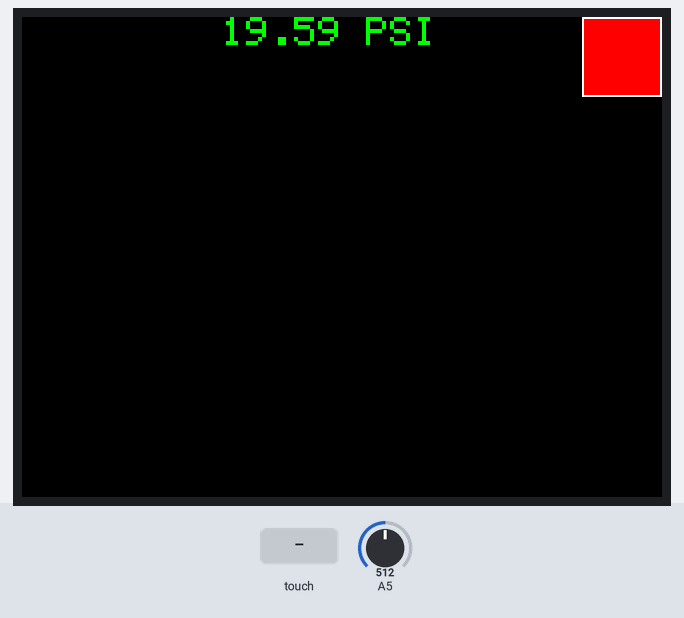
A sketch run on a simulated Arduino Uno, built with avr-gcc and run on an emulated ATmega328P. Shown: 320×240 colour display. The inputs (shaded band) are chosen by the test bench; at power-on: A5 = 512. What the sketch prints to the serial monitor is not drawn.

Above: at 1.4 s.
1.5 s: touch panel pressed at 13 % / 90 % of its raw x / y range
At 3.45 s:
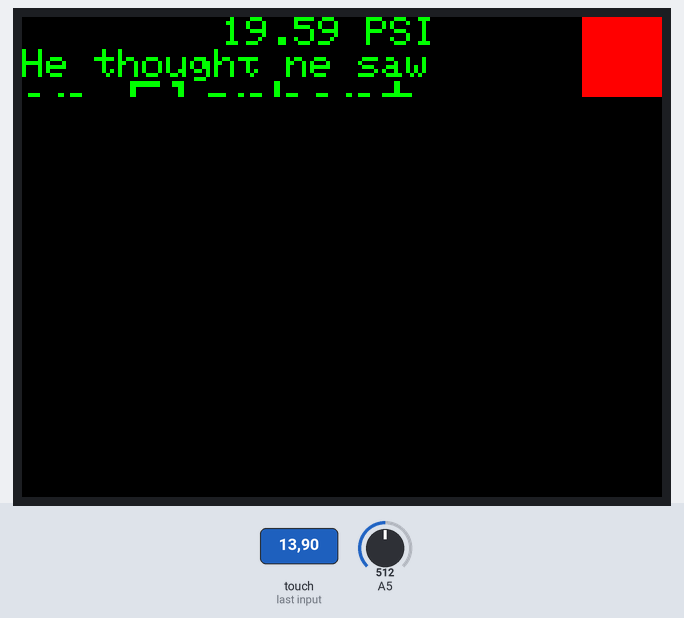
3.6 s: touch panel pressed at 38 % / 90 % of its raw x / y range
At 4.01 s:
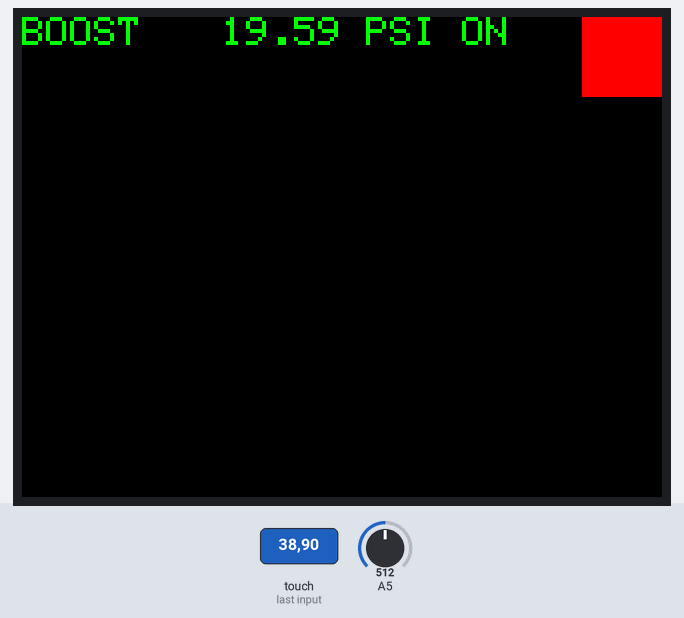
6.1 s: A5 set to 716
At 6.35 s:
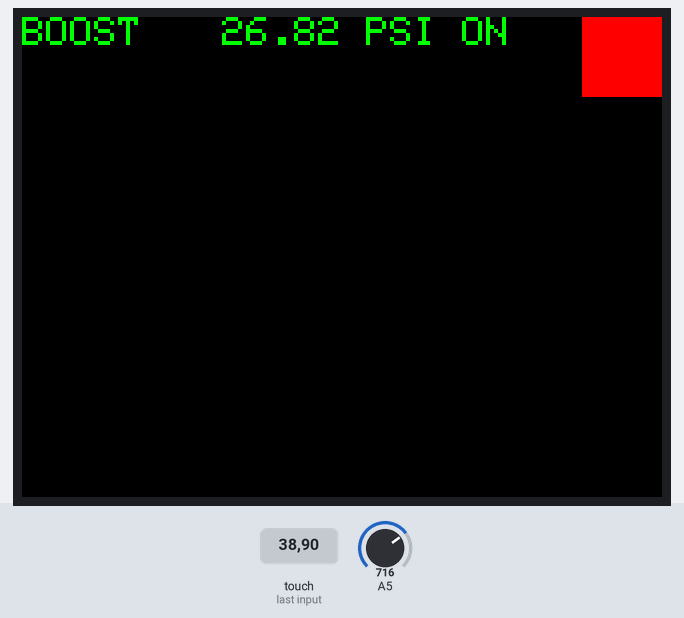
7.6 s: A5 set to 306
At 7.81 s:
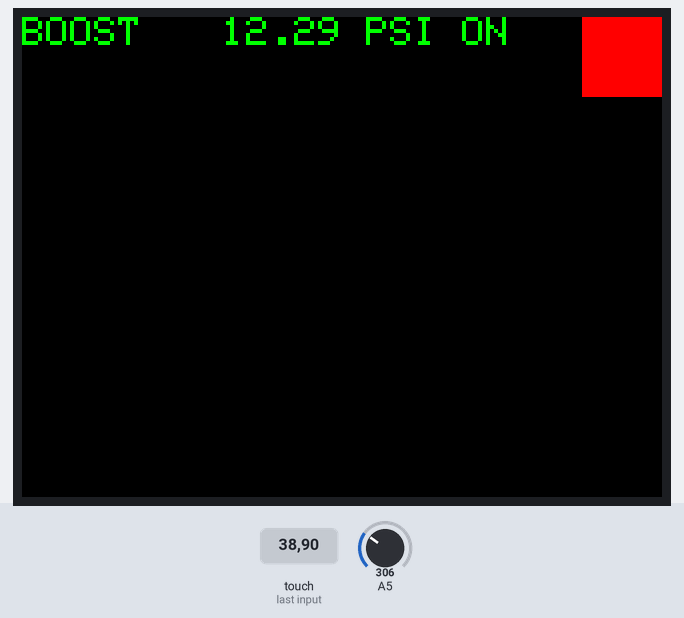
9.1 s: A5 set to 200
At 9.35 s:
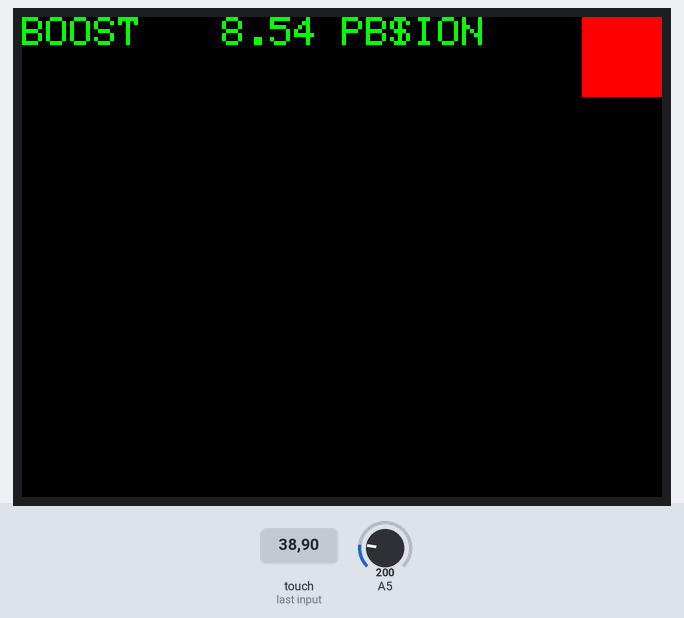
10.6 s: touch panel pressed at 13 % / 10 % of its raw x / y range
Timing chart, 0 to 13.2 s (numbered marks = the images above; inputs shaded):
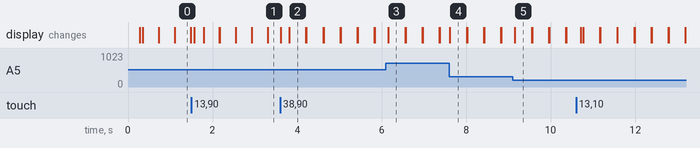

Measured:
- after the input at 1.5 s, the display: first changes after 0.07 s (image 1 shows a later state)
- after the input at 3.6 s, the display: first changes at once (image 2 shows a later state)
- after the input at 6.1 s, the display: changes after 0.06 s (image 3)
- after the input at 7.6 s, the display: changes at once (image 4)

The sketch:

DisplayString.ino
```cpp
// IMPORTANT: ELEGOO_TFTLCD LIBRARY MUST BE SPECIFICALLY
// CONFIGURED FOR EITHER THE TFT SHIELD OR THE BREAKOUT BOARD.
// SEE RELEVANT COMMENTS IN Elegoo_TFTLCD.h FOR SETUP.
//Technical support:goodtft@163.com

#include <Elegoo_GFX.h>    // Core graphics library
#include <Elegoo_TFTLCD.h> // Hardware-specific library
#include <TouchScreen.h>

#if defined(__SAM3X8E__)
#undef __FlashStringHelper::F(string_literal)
#define F(string_literal) string_literal
#endif

#define YP A3  // must be an analog pin, use "An" notation!
#define XM A2  // must be an analog pin, use "An" notation!
#define YM 9   // can be a digital pin
#define XP 8   // can be a digital pin

//Touch For New ILI9341 TP
#define TS_MINX 120
#define TS_MAXX 900

#define TS_MINY 70
#define TS_MAXY 920

// For better pressure precision, we need to know the resistance
// between X+ and X- Use any multimeter to read it
// For the one we're using, its 300 ohms across the X plate
TouchScreen ts = TouchScreen(XP, YP, XM, YM, 300);

// The control pins for the LCD can be assigned to any digital or
// analog pins...but we'll use the analog pins as this allows us to
// double up the pins with the touch screen (see the TFT paint example).
#define LCD_CS A3 // Chip Select goes to Analog 3
#define LCD_CD A2 // Command/Data goes to Analog 2
#define LCD_WR A1 // LCD Write goes to Analog 1
#define LCD_RD A0 // LCD Read goes to Analog 0
#define LCD_RESET A4 // Can alternately just connect to Arduino's reset pin

// Assign human-readable names to some common 16-bit color values:
#define	BLACK   0x0000
#define	BLUE    0x001F
#define	RED     0xF800
#define	GREEN   0x07E0
#define CYAN    0x07FF
#define MAGENTA 0xF81F
#define YELLOW  0xFFE0
#define WHITE   0xFFFF

Elegoo_TFTLCD tft(LCD_CS, LCD_CD, LCD_WR, LCD_RD, LCD_RESET);
// If using the shield, all control and data lines are fixed, and
// a simpler declaration can optionally be used:
// Elegoo_TFTLCD tft;

#define BOXSIZE 40
#define PENRDIUS 3
int oldcolor, currentcolor;
int screen = 0;
int graphcount = 0;

void setup(void) {

  Serial.begin(9600);
  Serial.println(F("TFT LCD test"));

#ifdef USE_Elegoo_SHIELD_PINOUT
  Serial.println(F("Using Elegoo 2.4\" TFT Arduino Shield Pinout"));
#else
  Serial.println(F("Using Elegoo 2.4\" TFT Breakout Board Pinout"));
#endif

  Serial.print("TFT size is "); Serial.print(tft.width()); Serial.print("x"); Serial.println(tft.height());

  tft.reset();

   uint16_t identifier = tft.readID();
   if(identifier == 0x9325) {
    Serial.println(F("Found ILI9325 LCD driver"));
  } else if(identifier == 0x9328) {
    Serial.println(F("Found ILI9328 LCD driver"));
  } else if(identifier == 0x4535) {
    Serial.println(F("Found LGDP4535 LCD driver"));
  }else if(identifier == 0x7575) {
    Serial.println(F("Found HX8347G LCD driver"));
  } else if(identifier == 0x9341) {
    Serial.println(F("Found ILI9341 LCD driver"));
  } else if(identifier == 0x8357) {
    Serial.println(F("Found HX8357D LCD driver"));
  } else if(identifier==0x0101)
  {
      identifier=0x9341;
       Serial.println(F("Found 0x9341 LCD driver"));
  }
  else if(identifier==0x1111)
  {
      identifier=0x9328;
       Serial.println(F("Found 0x9328 LCD driver"));
  }
  else {
    Serial.print(F("Unknown LCD driver chip: "));
    Serial.println(identifier, HEX);
    Serial.println(F("If using the Elegoo 2.8\" TFT Arduino shield, the line:"));
    Serial.println(F("  #define USE_Elegoo_SHIELD_PINOUT"));
    Serial.println(F("should appear in the library header (Elegoo_TFT.h)."));
    Serial.println(F("If using the breakout board, it should NOT be #defined!"));
    Serial.println(F("Also if using the breakout, double-check that all wiring"));
    Serial.println(F("matches the tutorial."));
    identifier=0x9328;

  }
  tft.begin(identifier);
  tft.setRotation(3);
  tft.fillScreen(BLACK);

  tft.fillRect(280, 0,BOXSIZE, BOXSIZE, RED);
  tft.fillRect(280, BOXSIZE, BOXSIZE, BOXSIZE, MAGENTA);
  tft.fillRect(280, BOXSIZE*2, BOXSIZE, BOXSIZE, GREEN);
  tft.drawRect(280, 0, BOXSIZE, BOXSIZE, WHITE);
  currentcolor = RED;

  pinMode(13, OUTPUT);

  //Graph();
  //Sinewave();

}

#define MINPRESSURE 10
#define MAXPRESSURE 1000


void loop()
{
  digitalWrite(13, HIGH);
  TSPoint p = ts.getPoint();
  digitalWrite(13, LOW);

  // if sharing pins, you'll need to fix the directions of the touchscreen pins

  pinMode(XM, OUTPUT);
  pinMode(YP, OUTPUT);

    if (p.z > MINPRESSURE && p.z < MAXPRESSURE) {}

    if (p.y < (TS_MINY-5)) {
      Serial.println("erase");
      // press the bottom of the screen to erase
      tft.fillRect(0, BOXSIZE, tft.width(), tft.height()-BOXSIZE, BLACK);
    }
    // scale from 0->1023 to tft.width
    p.x = map(p.x, TS_MINX, TS_MAXX, tft.width(), 0);
    //p.x = tft.width()-map(p.x, TS_MINX, TS_MAXX, tft.width(), 0);
    p.y = (tft.height()-map(p.y, TS_MINY, TS_MAXY, tft.height(), 0));
     //p.y = map(p.y, TS_MINY, TS_MAXY, tft.height(), 0);


    tft.fillRect(10,220,90,240, BLACK);
    tft.setCursor(10,220);
    tft.setTextColor(WHITE);  tft.setTextSize(2);
    Serial.print("("); Serial.print(p.x);
    Serial.print(", "); Serial.print(p.y);
    Serial.println(")");
    tft.print(p.x);
    tft.print(",");
    tft.print(p.y);

    if (p.y > 210) {
       oldcolor = currentcolor;

       if (p.x > 280) {
         tft.fillScreen(BLACK);
         Screen1();
         screen = 1;
       } else if (p.x > 210) {
         tft.fillScreen(BLACK);
         Screen2();
         screen = 2;
       } else if (p.x > 140) {
         tft.fillScreen(BLACK);
         Screen3();
         screen = 3;
       }

       if (oldcolor != currentcolor) {
          if (oldcolor == RED) tft.fillRect(280, 0, BOXSIZE, BOXSIZE, RED);
          if (oldcolor == MAGENTA) tft.fillRect(280, 40, BOXSIZE, BOXSIZE, MAGENTA);
          if (oldcolor == GREEN) tft.fillRect(280, 80, BOXSIZE, BOXSIZE, GREEN);
    }
    }

     int mapSen = analogRead(A5);
     int atmpsi = 0.00;
     float boost = ((((float)mapSen/(float)1023+0.04)/.004)*.145)-atmpsi;
     tft.setTextColor(GREEN);tft.setTextSize(2);
     tft.fillRect(100,0,60,20,BLACK);
     tft.setCursor(100,0);tft.print(boost);tft.print(" PSI");
     delay(5);

     if (currentcolor == GREEN){
     Boostgraph();
     tft.setTextColor(GREEN);tft.setTextSize(2);
     tft.fillRect(210,0,40,20,BLACK);
     tft.print(" ON");
     }
}

//END OF VOID LOOP


  unsigned long Jabberwocky() {
  tft.setCursor(0, 0);
  tft.println();
  tft.setTextColor(GREEN);
  tft.setTextSize(3);
  tft.println("Twas brillig");
  tft.setTextSize(2);
  tft.println("and the slithy toves");
  tft.setTextSize(1);
  tft.println("Did gyre and gimble in the wabe:");
  tft.println("All mimsy were the borogoves,");
  tft.println("And the mome raths outgrabe.");
  tft.println("'Beware the Jabberwock, my son!'");
}

  unsigned long Elephant() {
  tft.setCursor(0, 0);
  tft.println();
  tft.setTextColor(GREEN);
  tft.setTextSize(2);
  tft.println("He thought he saw");
  tft.setTextSize(3);
  tft.println("an Elephant");
  tft.setTextSize(1);
  tft.println("That practised on a fife");
  tft.println("He looked again, and found it was");
  tft.println("A letter from his wife.");
  tft.println("'At length I realize,' he said,");
  tft.println("'The bitterness of life! '");
}

  unsigned long Screen1() {
    currentcolor = RED;
         Jabberwocky();
         tft.drawRect(280, 0, BOXSIZE, BOXSIZE, WHITE);
         tft.fillRect(280, 40, BOXSIZE, BOXSIZE, MAGENTA);
         tft.fillRect(280, 80, BOXSIZE, BOXSIZE, GREEN);
         tft.setCursor(290,12);tft.print("1");
  }


  unsigned long Screen2() {
    currentcolor = MAGENTA;
         Elephant();
         tft.fillRect(280, 0, BOXSIZE, BOXSIZE, RED);
         tft.drawRect(280, 40, BOXSIZE, BOXSIZE, WHITE);
         tft.fillRect(280, 80, BOXSIZE, BOXSIZE, GREEN);
         tft.setCursor(290,52);tft.print("2");
  }

    unsigned long Screen3() {
      currentcolor = GREEN;
         tft.fillRect(280, 0, BOXSIZE, BOXSIZE, RED);
         tft.fillRect(280, 40, BOXSIZE, BOXSIZE, MAGENTA);
         tft.drawRect(280, 80, BOXSIZE, BOXSIZE, WHITE);
         tft.setTextColor(GREEN);tft.setTextSize(1);
         tft.setCursor(290,102);tft.print("3");
         Graph();
         Boostgraph();
}

unsigned long Graph() {
  tft.drawFastVLine(20, 40, 160, WHITE); //Origin is at (20,200) Address at 21, 201
  tft.drawFastHLine(20, 200, 240, WHITE); //bottom
  //tft.drawFastHLine(20, 120, 240, WHITE); //middle
  tft.setTextColor(GREEN);tft.setTextSize(2);
  tft.setCursor(0,0);tft.print("BOOST");
}

unsigned long Sinewave() {
  int count;
  float i = 0.0;
  for(i = 0.0; i < 24.0; i = i + (0.1)) {
    count = count + 1;
    delay(1);
    //tft.setCursor(20,0);tft.fillRect(30, 0, 150, 40, RED);
    //tft.print(" ");tft.print(i);tft.print(" ");tft.print(i2);
    tft.drawFastHLine(20 + count,120 + (80*sin(i)), 1, BLUE); //x position then y offset
    tft.drawFastHLine(20 + count - 1,120, 1, WHITE);
    tft.fillRect(21 + count, 40, 15,160, BLACK);
}
}

unsigned long Boostgraph() {
  int mapSen = analogRead(A5);
  int atmpsi = 14.23;          //should be around 14.23 PSI at home
  float boost = ((((float)mapSen/(float)1023+0.04)/.004)*.145)-atmpsi;
    graphcount = graphcount + 1;
    if (graphcount == 240){
      graphcount = 0;
    }
    //tft.setCursor(20,0);tft.fillRect(30, 0, 150, 40, RED);
    //tft.print(" ");tft.print(i);tft.print(" ");tft.print(i2);
    tft.drawFastHLine(20 + graphcount,120 + (boost * 40), 1, BLUE); //x position then y offset
    tft.drawFastHLine(20, 200, 240, WHITE);
    tft.fillRect(25 + graphcount, 40, 20,160, BLACK);
}
```
